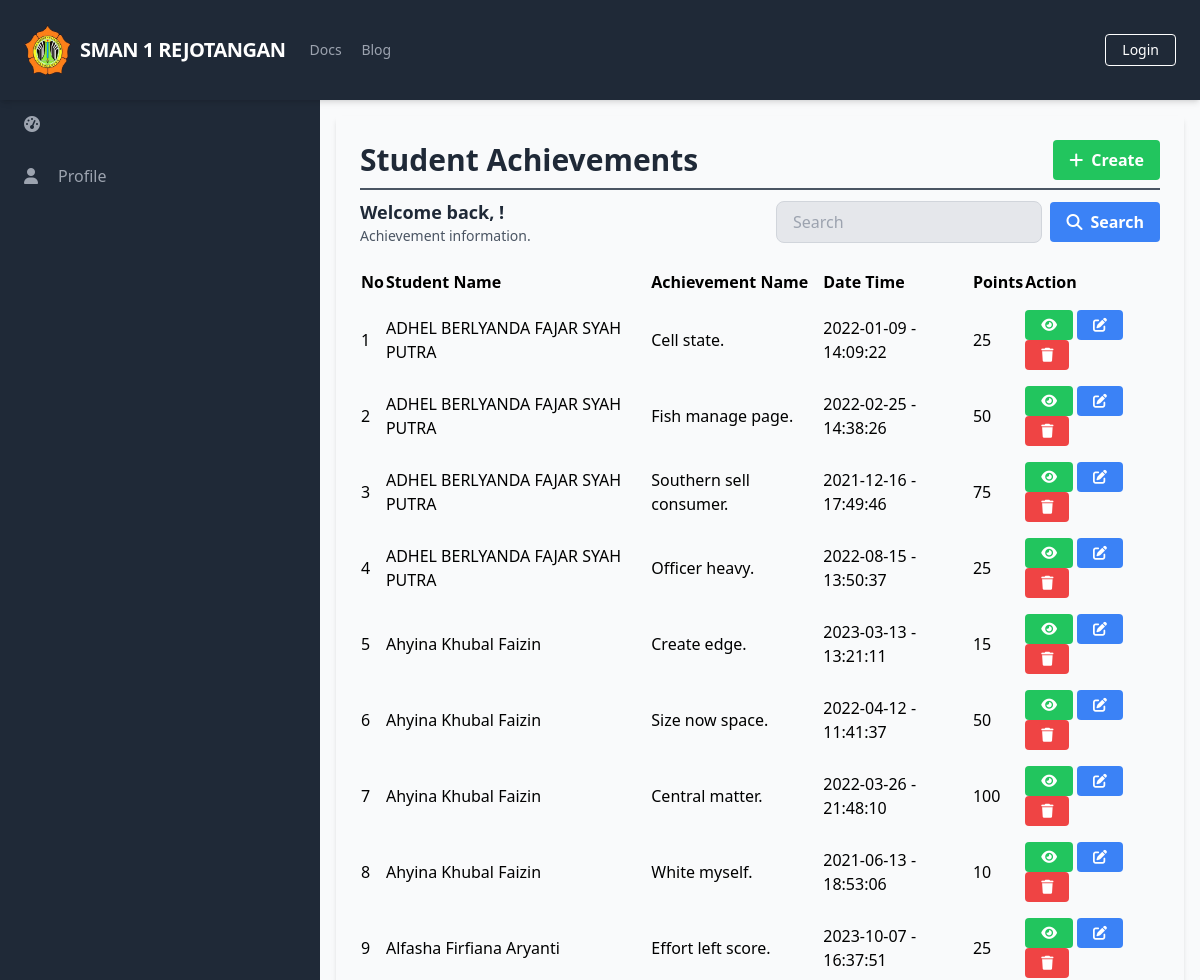
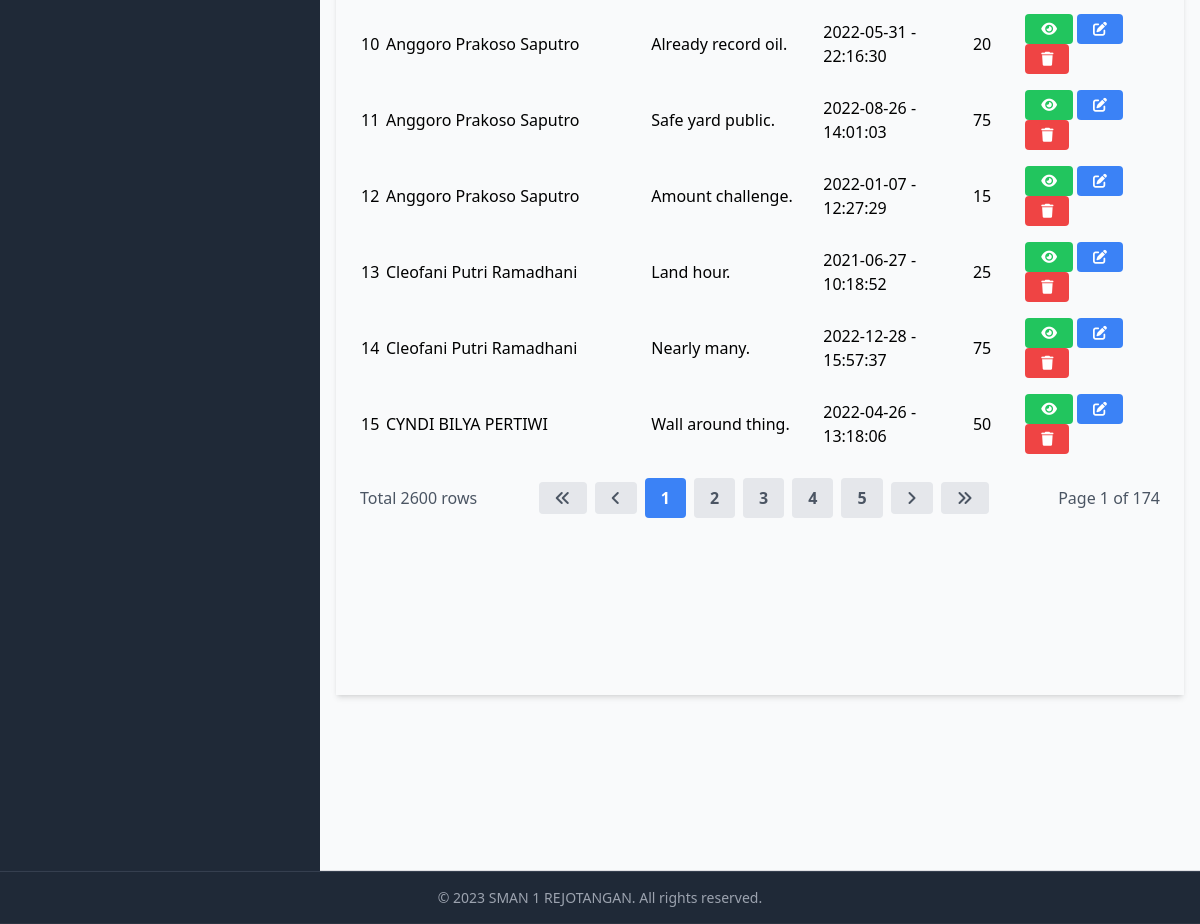
/manage_student_achievements/manage_student_achievements_list.php, run on an earlier commit of the app's database (2 pictures, top to bottom).
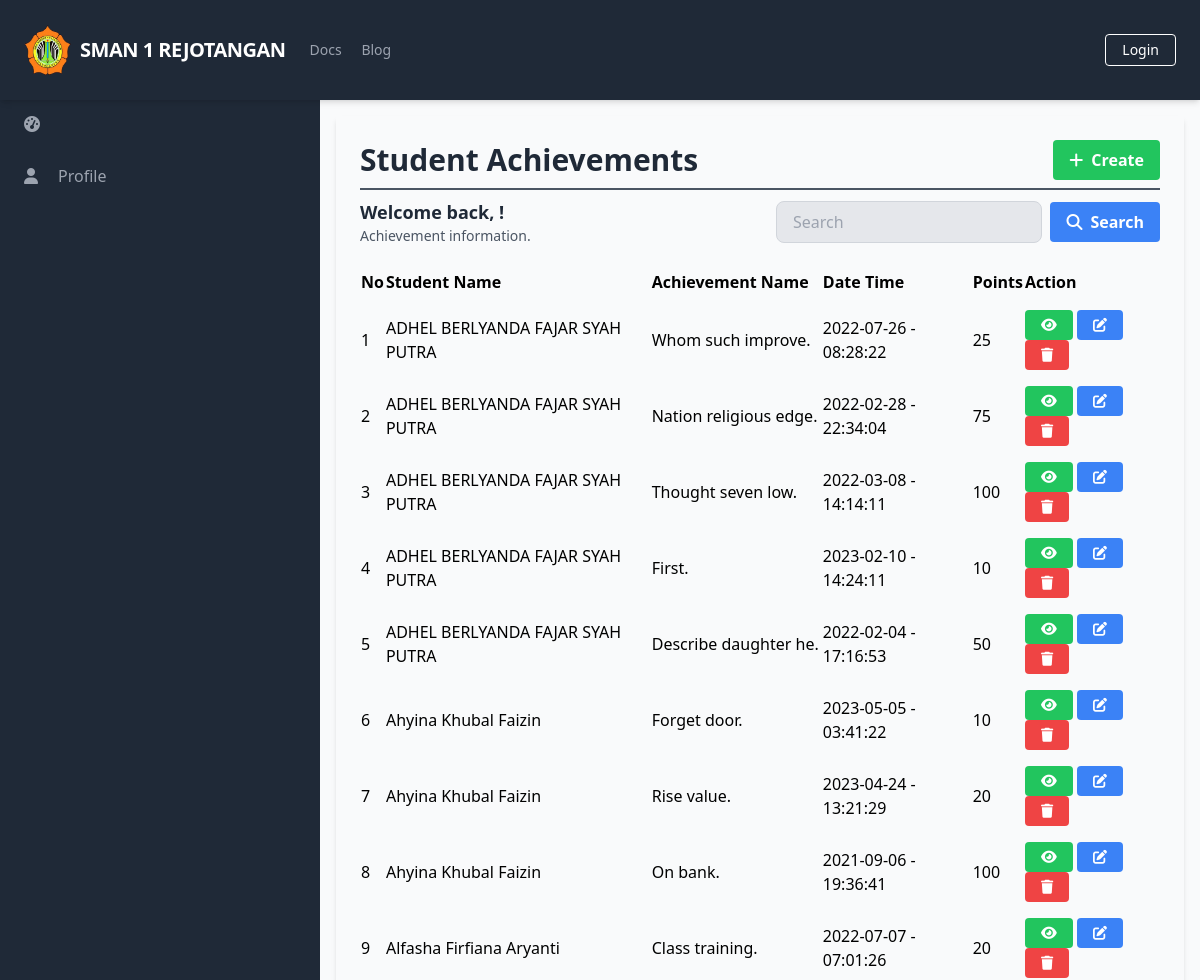
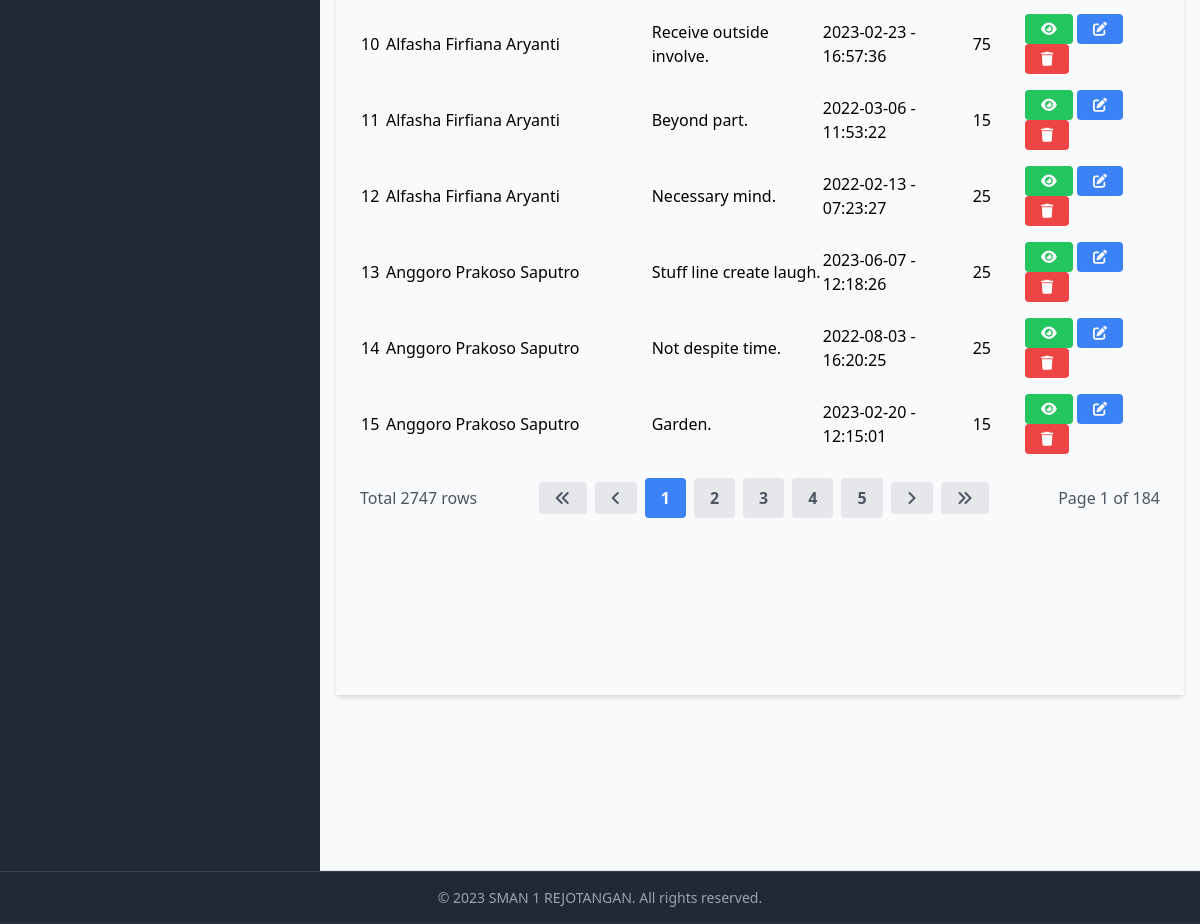
And on a later commit of the database (2 pictures, top to bottom).
### tables this page shows
CREATE TABLE `StudentAchievements` (
  `StudentAchievementID` int(11) NOT NULL,
  `StudentID` int(11) DEFAULT NULL,
  `AchievementID` int(11) DEFAULT NULL,
  `Date` date DEFAULT NULL,
  `Time` time DEFAULT NULL,
  `AchievementName` varchar(255) NOT NULL,
  `Organizer` varchar(255) DEFAULT NULL,
  `Rank` varchar(255) DEFAULT NULL,
  `Details` text DEFAULT NULL,
  `CreatedAt` datetime DEFAULT NULL,
  `UpdatedAt` datetime DEFAULT NULL
);

CREATE TABLE `Users` (
  `UserID` int(11) NOT NULL,
  `Username` varchar(50) NOT NULL,
  `Password` varchar(255) NOT NULL,
  `Email` varchar(100) NOT NULL,
  `FullName` varchar(100) DEFAULT NULL,
  `DateOfBirth` date DEFAULT NULL,
  `Gender` varchar(10) DEFAULT NULL,
  `Address` text DEFAULT NULL,
  `PhoneNumber` varchar(20) DEFAULT NULL,
  `RoleID` int(11) DEFAULT NULL,
  `AccountCreationDate` timestamp NOT NULL DEFAULT current_timestamp() ON UPDATE current_timestamp(),
  `LastLogin` datetime DEFAULT NULL,
  `AccountStatus` varchar(20) DEFAULT NULL,
  `ProfilePictureURL` varchar(255) DEFAULT NULL,
  `ActivationStatus` varchar(20) DEFAULT NULL
);

CREATE TABLE `MasterAchievements` (
  `AchievementID` int(11) NOT NULL,
  `AchievementType` varchar(255) NOT NULL,
  `AchievementName` varchar(255) NOT NULL,
  `Points` int(11) NOT NULL
);

### database/connection.php (called while the page is built, shortened)
<?php
$baseUrl = "http://localhost/final_project_imam_2023/";
$baseTitle = "SMAN 1 REJOTANGAN";
$baseLogoUrl = "http://localhost/final_project_imam_2023/static/logo.png";

### public/manage_student_achievements/manage_student_achievements_list.php (the view, shortened to what this page needs)
<?php
require_once('../../database/connection.php');
?>
<?php include_once('../components/header.php'); ?>
<div class="h-screen flex flex-col">
    <?php include('../components/navbar.php'); ?>
    <div class="flex-grow bg-gray-50 flex flex-row shadow-md">
        <?php include('../components/sidebar.php'); ?>
        <main class="bg-gray-50 flex flex-col flex-1 overflow-y-scroll h-screen flex-shrink-0 sc-hide pb-40">
            <div class="flex items-start justify-start p-6 shadow-md m-4 flex-1 flex-col">
                <div class="flex flex-row justify-between items-center w-full border-b-2 border-gray-600 mb-2 pb-2">
                    <h1 class="text-3xl text-gray-800 font-semibold w-full">Student Achievements</h1>
                    <div class="flex flex-row justify-end items-center">
                        <a href="<?php echo $baseUrl; ?>public/manage_student_achievements/manage_student_achievements_create.php" class="bg-green-500 hover-bg-green-700 text-white font-bold py-2 px-4 rounded inline-flex items-center">
                            <i class="fas fa-plus mr-2"></i>
                            <span>Create</span>
                        </a>
                    </div>
                </div>
                <div class="flex flex-col w-full">
                    <div class="flex flex-row justify-between items-center w-full mb-2 pb-2">
                        <div>
                            <h2 class="text-lg text-gray-800 font-semibold">Welcome back, <?php echo $_SESSION['FullName']; ?>!</h2>
                            <p class="text-gray-600 text-sm">Achievement information.</p>
                        </div>
                        <form class="flex items-center justify-end space-x-2 w-96">
                            <input type="text" name="search" class="bg-gray-200 focus-bg-white focus-outline-none border border-gray-300 rounded-lg py-2 px-4 block w-full appearance-none leading-normal" placeholder="Search" value="<?php echo isset($_GET['search']) ? $_GET['search'] : ''; ?>">
                            <button type="submit" class="bg-blue-500 hover-bg-blue-700 text-white font-bold py-2 px-4 rounded space-x-2 inline-flex items-center">
                                <i class="fas fa-search"></i>
                                <span>Search</span>
                            </button>
                        </form>
                    </div>
                    <table class="min-w-full">
                        <thead>
                            <tr>
                                <th class="text-left py-2">No</th>
                                <th class="text-left py-2">Student Name</th>
                                <th class="text-left py-2">Achievement Name</th>
                                <th class="text-left py-2">Date Time</th>
                                <th class="text-left py-2">Points</th>
                                <th class="text-left py-2">Action</th>
                            </tr>
                        </thead>
                        <tbody>
                            <?php
                            $searchTerm = isset($_GET['search']) ? $_GET['search'] : '';
                            $page = isset($_GET['page']) ? $_GET['page'] : 1;
                            $query = "SELECT sa.*, u.FullName AS StudentName, ma.Points, ma.AchievementType, ma.AchievementName AS MasterAchievementName
                                FROM StudentAchievements sa
                                JOIN Students s ON sa.StudentID = s.StudentID
                                JOIN Users u ON s.UserID = u.UserID
                                JOIN MasterAchievements ma ON sa.AchievementID = ma.AchievementID
                                WHERE sa.AchievementName LIKE '%$searchTerm%'
                                    OR u.FullName LIKE '%$searchTerm%'
                                LIMIT 15 OFFSET " . ($page - 1) * 15;
                            $result = $conn->query($query);
                            $queryCount = "SELECT COUNT(*) AS count
                                    FROM StudentAchievements sa
                                    JOIN Students s ON sa.StudentID = s.StudentID
                                    JOIN Users u ON s.UserID = u.UserID
                                    JOIN MasterAchievements ma ON sa.AchievementID = ma.AchievementID
                                    WHERE sa.AchievementName LIKE '%$searchTerm%'
                                        OR u.FullName LIKE '%$searchTerm%'";
                            $resultCount = $conn->query($queryCount);
                            $rowCount = $resultCount->fetch_assoc()['count'];
                            $totalPage = ceil($rowCount / 15);
                            $no = 1;
                            while ($row = $result->fetch_assoc()) {
                            ?>
                                <tr>
                                    <td class="py-2"><?php echo $no++; ?></td>
                                    <td class="py-2"><?php echo $row['StudentName']; ?></td>
                                    <td class="py-2"><?php echo $row['AchievementName']; ?></td>
                                    <td class="py-2"><?php echo $row['Date']; ?> - <?php echo $row['Time']; ?></td>
                                    <td class="py-2"><?php echo $row['Points']; ?></td>
                                    <td class='py-2'>
                                        <a href="<?php echo $baseUrl; ?>public/manage_student_achievements/manage_student_achievements_detail.php?id=<?php echo $row['StudentAchievementID'] ?>" class='bg-green-500 hover-bg-green-700 text-white font-bold py-2 px-4 rounded inline-flex items-center text-sm'>
                                            <i class='fas fa-eye'></i>
                                        </a>
                                        <a href="<?php echo $baseUrl; ?>public/manage_student_achievements/manage_student_achievements_update.php?id=<?php echo $row['StudentAchievementID'] ?>" class='bg-blue-500 hover-bg-blue-700 text-white font-bold py-2 px-4 rounded inline-flex items-center text-sm'>
                                            <i class='fas fa-edit'></i>
                                        </a>
                                        <a href="#" onclick="confirmDelete(<?php echo $row['StudentAchievementID']; ?>)" class='bg-red-500 hover-bg-red-700 text-white font-bold py-2 px-4 rounded inline-flex items-center text-sm'>
                                            <i class='fas fa-trash'></i>
                                        </a>
                                    </td>
                                </tr>
                            <?php
                            }
                            ?>
                        </tbody>
                    </table>
                    <div class="flex flex-row justify-between items-center w-full mt-4">
                        <div class="flex flex-row justify-start items-center">
                            <span class="text-gray-600">Total <?php echo $rowCount; ?> rows</span>
                        </div>
                        <div class="flex flex-row justify-end items-center space-x-2">
                            <a href="?page=1&search=<?php echo $searchTerm; ?>" class="bg-gray-200 hover-bg-gray-300 text-gray-600 font-bold py-2 px-4 rounded inline-flex items-center">
                                <i class="fas fa-angle-double-left"></i>
                            </a>
                            <a href="?page=<?php if ($page == 1) {
                                                echo $page;
                                            } else {
                                                echo $page - 1;
                                            } ?>&search=<?php echo $searchTerm; ?>" class="bg-gray-200 hover-bg-gray-300 text-gray-600 font-bold py-2 px-4 rounded inline-flex items-center">
                                <i class="fas fa-angle-left"></i>
                            </a>
                            <?php
                            $startPage = $page - 2;
                            $endPage = $page + 2;
                            if ($startPage < 1) {
                                $endPage += abs($startPage) + 1;
                                $startPage = 1;
                            }
                            for ($i = $startPage; $i <= $endPage; $i++) {
                                if ($i == $page) {
                                    echo "<a href='?page=$i&search=$searchTerm' class='bg-blue-500 hover-bg-blue-700 text-white font-bold py-2 px-4 rounded inline-flex items-center'>$i</a>";
                                } else {
                                    echo "<a href='?page=$i&search=$searchTerm' class='bg-gray-200 hover-bg-gray-300 text-gray-600 font-bold py-2 px-4 rounded inline-flex items-center'>$i</a>";
                                }
                            }
                            ?>
                            <a href="?page=<?php if ($page == $totalPage) {
                                                echo $page;
                                            } else {
                                                echo $page + 1;
                                            } ?>&search=<?php echo $searchTerm; ?>" class="bg-gray-200 hover-bg-gray-300 text-gray-600 font-bold py-2 px-4 rounded inline-flex items-center">
                                <i class="fas fa-angle-right"></i>
                            </a>
                            <a href="?page=<?php echo $totalPage; ?>&search=<?php echo $searchTerm; ?>" class="bg-gray-200 hover-bg-gray-300 text-gray-600 font-bold py-2 px-4 rounded inline-flex items-center">
                                <i class="fas fa-angle-double-right"></i>
                            </a>
                        </div>
                        <div class="flex flex-row justify-end items-center ml-2">
                            <span class="text-gray-600">Page <?php echo $page; ?> of <?php echo $totalPage; ?></span>
                        </div>
                    </div>
                </div>
        </main>
    </div>
    <?php include('../components/footer.php'); ?>
</div>
</body>
</html>

### public/components/header.php (shortened to what this page needs)
<!DOCTYPE html>
<html lang="en">
<head>
    <link rel="stylesheet" href="<?php echo $baseUrl; ?>dist/output.css">
    <link rel="stylesheet" href="https://cdn.jsdelivr.net/npm/sweetalert2@11/dist/sweetalert2.min.css">
</head>
<body class="overflow-hidden">

### public/components/navbar.php (shortened to what this page needs)
<nav class="flex items-center justify-between flex-wrap bg-gray-800 p-6 shadow-md sticky top-0">
    <div class="flex items-center flex-shrink-0 text-white mr-6 ">
        <a href="<?php echo $baseUrl; ?>public/index.php" class="flex items-center space-x-2">
            <img src="<?php echo $baseLogoUrl; ?>" alt="Logo" class="w-12" />
            <span class="font-semibold text-xl tracking-tight"><?php echo $baseTitle; ?></span>
        </a>
    </div>
    <div class="w-full block flex-grow lg:flex lg:items-center lg:w-auto">
        <div class="text-sm lg:flex-grow">
            <a href="#responsive-header" class="block mt-4 lg:inline-block lg:mt-0 text-gray-400 hover:text-white mr-4">
                Docs
            </a>
            <a href="#responsive-header" class="block mt-4 lg:inline-block lg:mt-0 text-gray-400 hover:text-white">
                Blog
            </a>
        </div>
        <div>
            <?php
            if (isset($_SESSION['UserID'])) {
                echo '<a href="javascript:void(0);" onclick="confirmLogout()" class="inline-block text-sm px-4 py-2 leading-none border rounded text-white border-white hover:border-transparent hover:text-gray-500 hover:bg-white mt-4 lg:mt-0">Logout</a>';
            } else {
                echo '<a href="login.php" class="inline-block text-sm px-4 py-2 leading-none border rounded text-white border-white hover:border-transparent hover:text-gray-500 hover:bg-white mt-4 lg:mt-0">Login</a>';
            }
            ?>
        </div>
    </div>
</nav>

### public/components/sidebar.php (shortened to what this page needs)
<aside class="bg-gray-800 text-white w-80 overflow-y-scroll h-screen flex-shrink-0 sc-hide">
    <ul class="text-gray-400">
        <li class="px-6 py-4 hover:bg-gray-700 cursor-pointer space-x-2 flex items-center">
            <i class="fas fa-tachometer-alt mr-3"></i>
        </li>
        <li class="px-6 py-4 hover-bg-gray-700 cursor-pointer space-x-2 flex items-center">
            <i class="fas fa-user mr-3"></i>
            <a href="../profiles/profile.php">Profile</a>
        </li>
    </ul>
    <hr class="mt-60 border-transparent">
</aside>

### public/components/footer.php (shortened to what this page needs)
<footer class="bg-gray-800 text-gray-400 py-4 shadow-md mt-auto sticky bottom-0 border-t border-gray-700">
    <div class="container mx-auto text-center text-sm">
        <p>&copy; 2023 <?php echo $baseTitle; ?>. All rights reserved.</p>
    </div>
</footer>

What changed in the data, as far as the page shows it:
removed studentachievements: users.FullName "Ahyina Khubal Faizin", AchievementName "Create edge.", Date "2023-03-13", Time "13:21:11", AchievementID.Points "15"
removed studentachievements: users.FullName "Anggoro Prakoso Saputro", AchievementName "Already record oil.", Date "2022-05-31", Time "22:16:30", AchievementID.Points "20"
removed studentachievements: users.FullName "Anggoro Prakoso Saputro", AchievementName "Safe yard public.", Date "2022-08-26", Time "14:01:03", AchievementID.Points "75"
removed studentachievements: users.FullName "Anggoro Prakoso Saputro", AchievementName "Amount challenge.", Date "2022-01-07", Time "12:27:29", AchievementID.Points "15"
removed studentachievements: users.FullName "Cleofani Putri Ramadhani", AchievementName "Land hour.", Date "2021-06-27", Time "10:18:52", AchievementID.Points "25"
removed studentachievements: users.FullName "Cleofani Putri Ramadhani", AchievementName "Nearly many.", Date "2022-12-28", Time "15:57:37", AchievementID.Points "75"
removed studentachievements: users.FullName "CYNDI BILYA PERTIWI", AchievementName "Wall around thing.", Date "2022-04-26", Time "13:18:06", AchievementID.Points "50"
changed studentachievements: AchievementName "Cell state." → "Whom such improve."; Date "2022-01-09" → "2022-07-26"; Time "14:09:22" → "08:28:22"
changed studentachievements: AchievementName "Fish manage page." → "Nation religious edge."; Date "2022-02-25" → "2022-02-28"; Time "14:38:26" → "22:34:04"; AchievementID.Points "50" → "75"
changed studentachievements: AchievementName "Southern sell consumer." → "Thought seven low."; Date "2021-12-16" → "2022-03-08"; Time "17:49:46" → "14:14:11"; AchievementID.Points "75" → "100"
changed studentachievements: AchievementName "Officer heavy." → "First."; Date "2022-08-15" → "2023-02-10"; Time "13:50:37" → "14:24:11"; AchievementID.Points "25" → "10"
added studentachievements: users.FullName "ADHEL BERLYANDA FAJAR SYAH PUTRA", AchievementName "Describe daughter he.", Date "2022-02-04", Time "17:16:53", AchievementID.Points "50"
changed studentachievements: AchievementName "Size now space." → "Forget door."; Date "2022-04-12" → "2023-05-05"; Time "11:41:37" → "03:41:22"; AchievementID.Points "50" → "10"
changed studentachievements: AchievementName "Central matter." → "Rise value."; Date "2022-03-26" → "2023-04-24"; Time "21:48:10" → "13:21:29"; AchievementID.Points "100" → "20"
changed studentachievements: AchievementName "White myself." → "On bank."; Date "2021-06-13" → "2021-09-06"; Time "18:53:06" → "19:36:41"; AchievementID.Points "10" → "100"
changed studentachievements: AchievementName "Effort left score." → "Class training."; Date "2023-10-07" → "2022-07-07"; Time "16:37:51" → "07:01:26"; AchievementID.Points "25" → "20"
added studentachievements: users.FullName "Alfasha Firfiana Aryanti", AchievementName "Receive outside involve.", Date "2023-02-23", Time "16:57:36", AchievementID.Points "75"
added studentachievements: users.FullName "Alfasha Firfiana Aryanti", AchievementName "Beyond part.", Date "2022-03-06", Time "11:53:22", AchievementID.Points "15"
added studentachievements: users.FullName "Alfasha Firfiana Aryanti", AchievementName "Necessary mind.", Date "2022-02-13", Time "07:23:27", AchievementID.Points "25"
added studentachievements: users.FullName "Anggoro Prakoso Saputro", AchievementName "Stuff line create laugh.", Date "2023-06-07", Time "12:18:26", AchievementID.Points "25"
added studentachievements: users.FullName "Anggoro Prakoso Saputro", AchievementName "Not despite time.", Date "2022-08-03", Time "16:20:25", AchievementID.Points "25"
added studentachievements: users.FullName "Anggoro Prakoso Saputro", AchievementName "Garden.", Date "2023-02-20", Time "12:15:01", AchievementID.Points "15"
Also different on the page:
$rowCount: "2600" → "2747"
$totalPage: "174" → "184"
